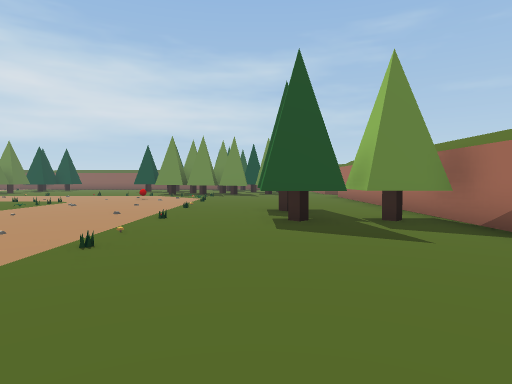
[1] (above)

24 first-person views from a walk through a Unity game level. The camera is 1.4 m above the floor, tilts 2° down and sees 75° across. The floor is counted in squares, 2 m on a side. Each view is taken from the middle of a square. On the plan, view 1 faces up. The plan holds only what a view shows up to about 10 squares ahead; the rest is blank. The place goes on beyond the plan. Some surface patterns are stand-ins.

[2]
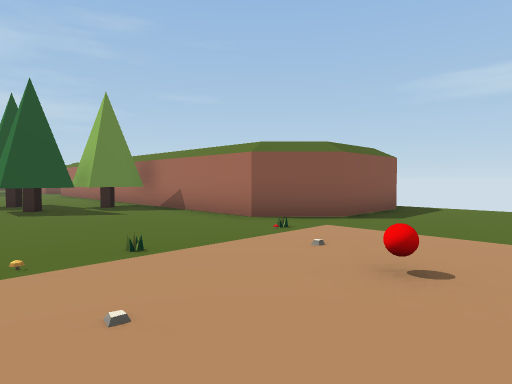

[3]
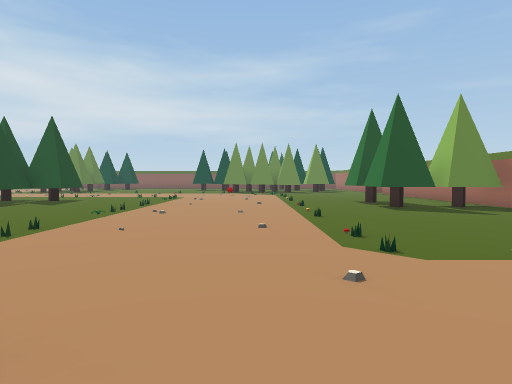

[4]
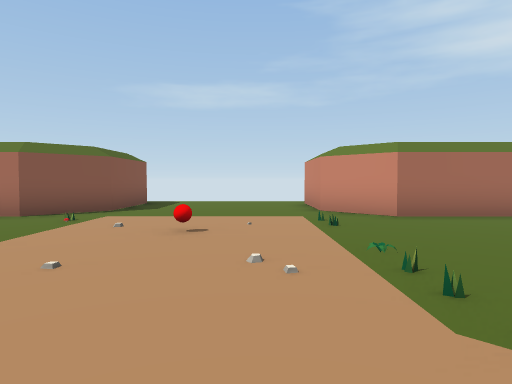

[5]
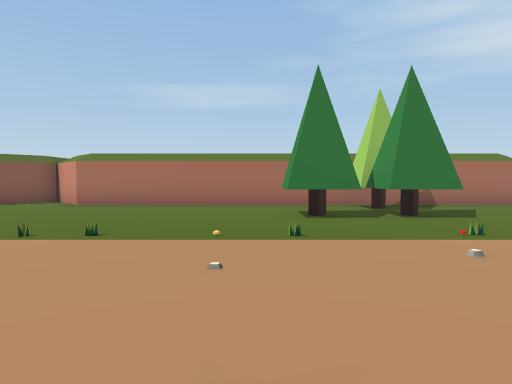

[6]
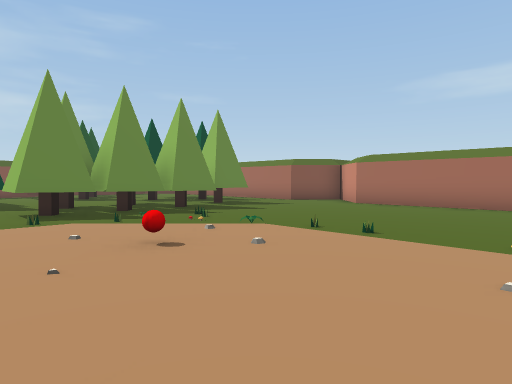

[7]
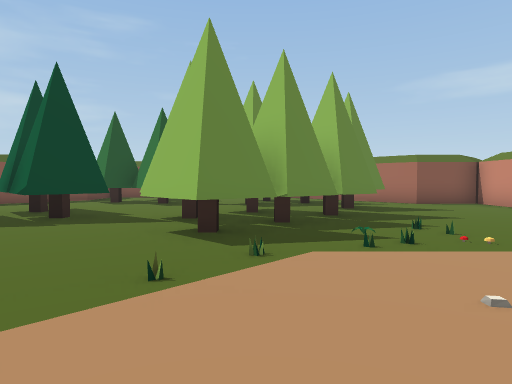

[8]
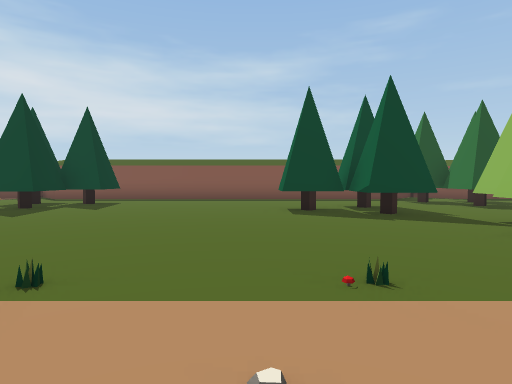

[9]
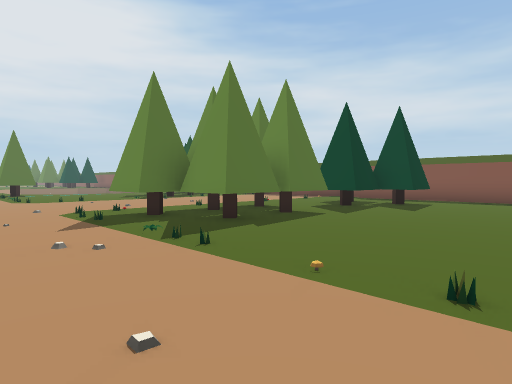

[10]
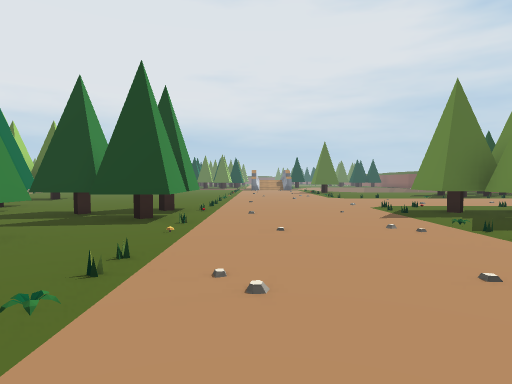

[11]
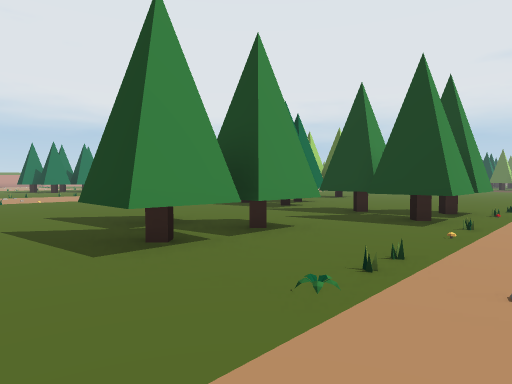

[12]
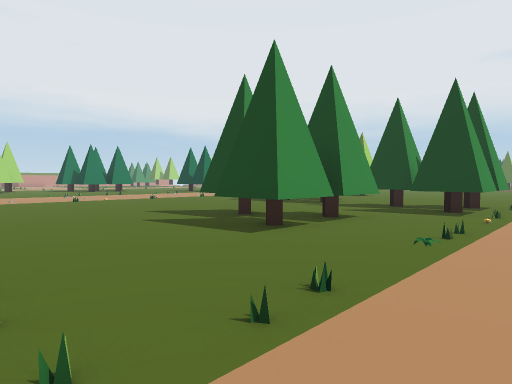

[13]
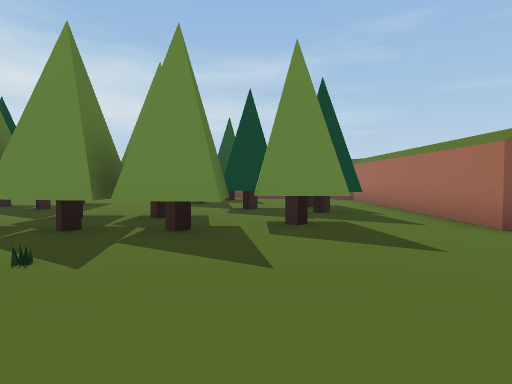

[14]
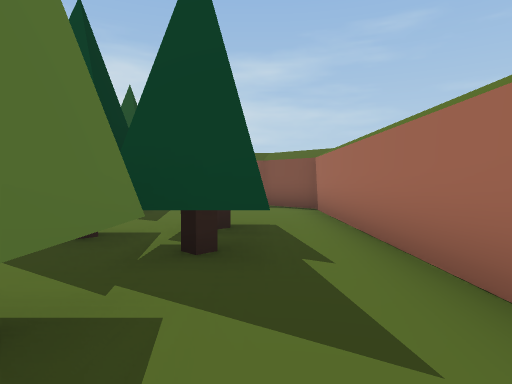

[15]
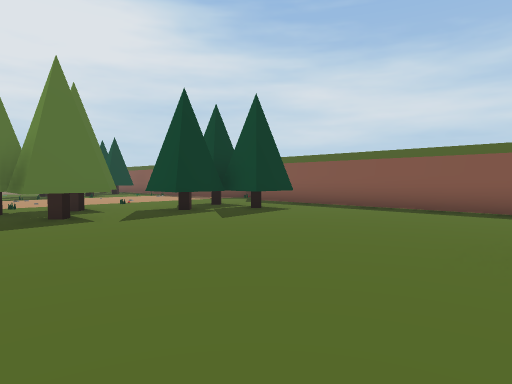

[16]
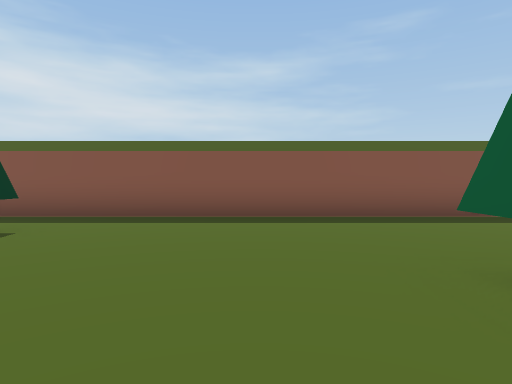

[17]
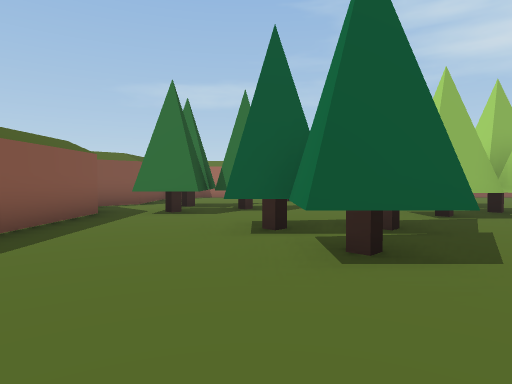

[18]
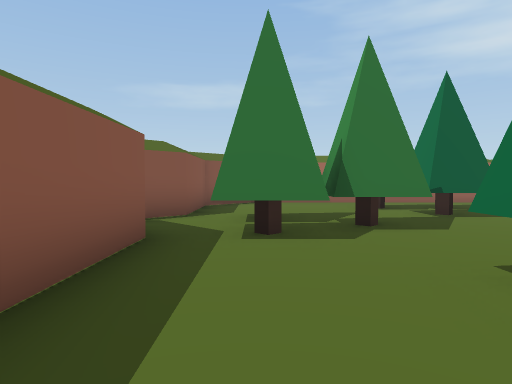

[19]
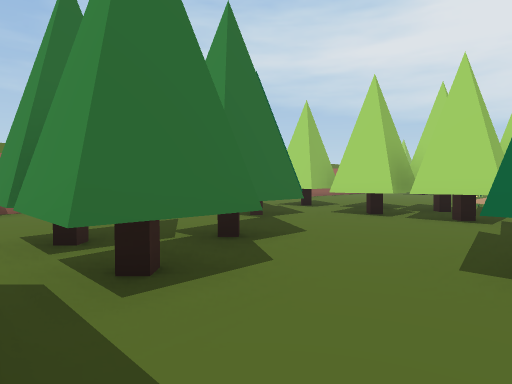

[20]
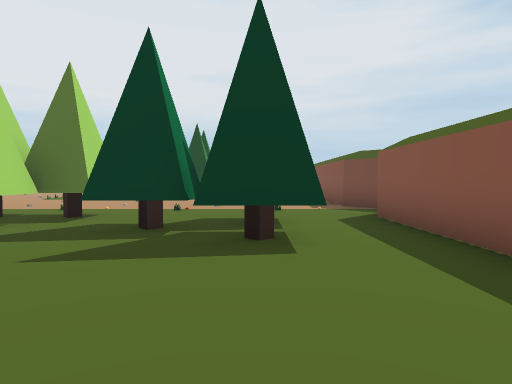

[21]
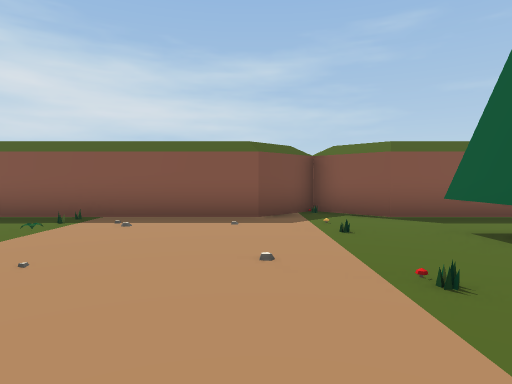

[22]
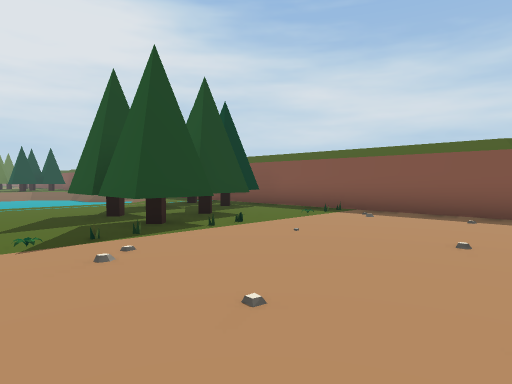

[23]
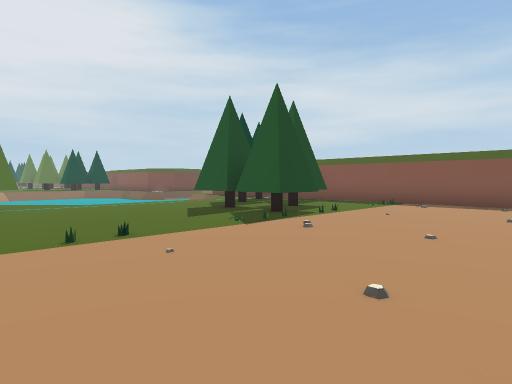

[24]
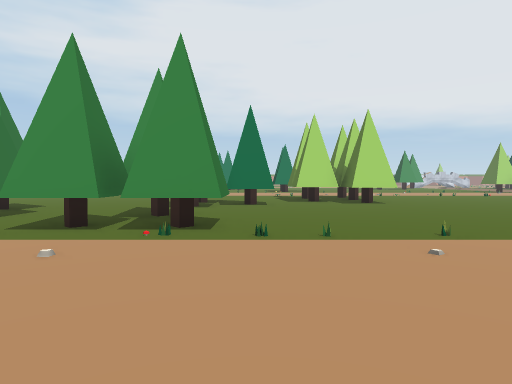

### Floor plan
Key: @ floor where view 1 was taken; # wall or solid block; . main floor; : floor 0.25 m higher than the main floor; T tree; B red ball; H thing the floor can be seen under or through.
Columns run from 25 left of view 1 to 8 right of it. Each row starts with its distance up from view 1.
 27        ###
 26  #######.##############.#####
 25  ...........................##
 24 T#....................###....#
 23  TT.......#T#..........T.....#
 22  T#........#........#..#T....#
 21 .#T#.......#......#TT.....  .#
 20 .TTT..... H.........#....#TT.#
 19 ......... HH.........TTT..##.#
 18 ......... HT.........###.TT..#
 17 .........THH.........##T#TT..#
 16 .........#H..........TTTT....##
 15     ..................:.......#
 14       .......................##
 13       .......................#
 12      ................B.......#
 11      ........................#
 10     .....#T#.................#
  9    .......#..###.............#
  8    .......#..###.........#T..#
  7   ............#T.........TT..#
  6  ........T ..............TTT##
  5  ...##..#TT..................#
  4          T ..................#
  3               ...............#
  2               ...............#
  1               .... ..........####
  0                    ......@........
 -1                     ..............
 -2                      ......B......
 -3                       ...........
 -4                        ..........
 -5                         ......###
 -6                          ....##

Positions as (right, up) in squares from view 1, and headings:
1: (0, 0), facing up
2: (-1, -3), facing up-right
3: (-3, -3), facing up
4: (-3, -3), facing right
5: (-6, 9), facing right
6: (-6, 9), facing up-right
7: (-7, 13), facing up-right
8: (-8, 13), facing up
9: (-9, 13), facing up-left
10: (-8, 12), facing left
11: (-8, 12), facing down-left
12: (-6, 12), facing down-left
13: (0, 12), facing up
14: (2, 16), facing up
15: (-7, 17), facing up-left
16: (-9, 19), facing up
17: (-10, 22), facing right
18: (-7, 24), facing right
19: (-5, 25), facing down-right
20: (-9, 23), facing left
21: (-18, 19), facing up
22: (-17, 18), facing up-left
23: (-17, 15), facing up-left
24: (-17, 15), facing down
